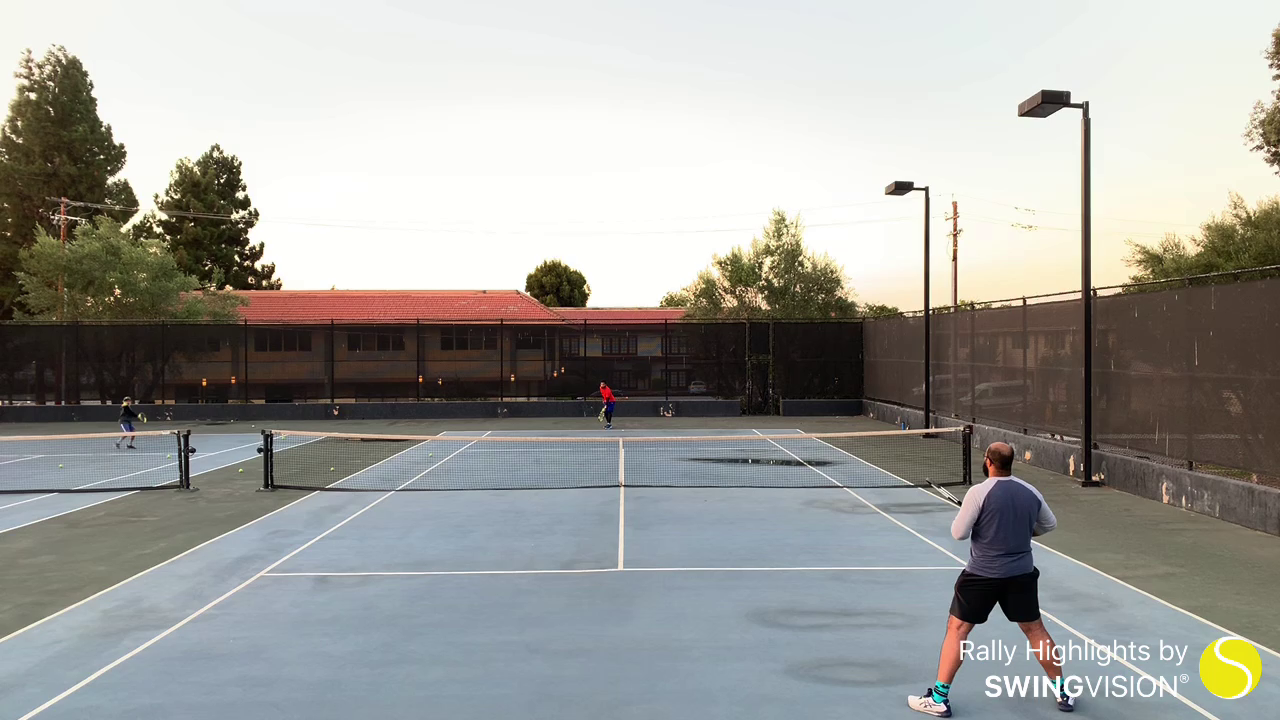
#> input picture hello.png, 1280 x 720 px
$ python erosion-dilation.py --input hello.png
#> lines starting #> are read from the running program, lines starting #| are printed output that depends on the picture
from __future__ import print_function
import cv2 as cv
import numpy as np
import argparse
erosion_size = 0
max_elem = 2
max_kernel_size = 21
title_trackbar_element_type = 'Element:\n 0: Rect \n 1: Cross \n 2: Ellipse'
title_trackbar_kernel_size = 'Kernel size:\n 2n +1'
title_erosion_window = 'Erosion Demo'
title_dilatation_window = 'Dilation Demo'
def erosion(val):
    erosion_size = cv.getTrackbarPos(title_trackbar_kernel_size, title_erosion_window)
    erosion_type = 0
    val_type = cv.getTrackbarPos(title_trackbar_element_type, title_erosion_window)
    if val_type == 0:
        erosion_type = cv.MORPH_RECT
    elif val_type == 1:
        erosion_type = cv.MORPH_CROSS
    elif val_type == 2:
        erosion_type = cv.MORPH_ELLIPSE
    element = cv.getStructuringElement(erosion_type, (2*erosion_size + 1, 2*erosion_size+1), (erosion_size, erosion_size))
    erosion_dst = cv.erode(src, element)
    cv.imshow(title_erosion_window, erosion_dst)
def dilatation(val):
    dilatation_size = cv.getTrackbarPos(title_trackbar_kernel_size, title_dilatation_window)
    dilatation_type = 0
    val_type = cv.getTrackbarPos(title_trackbar_element_type, title_dilatation_window)
    if val_type == 0:
        dilatation_type = cv.MORPH_RECT
    elif val_type == 1:
        dilatation_type = cv.MORPH_CROSS
    elif val_type == 2:
        dilatation_type = cv.MORPH_ELLIPSE
    element = cv.getStructuringElement(dilatation_type, (2*dilatation_size + 1, 2*dilatation_size+1), (dilatation_size, dilatation_size))
    dilatation_dst = cv.dilate(src, element)
    cv.imshow(title_dilatation_window, dilatation_dst)
parser = argparse.ArgumentParser(description='Code for Eroding and Dilating tutorial.')
parser.add_argument('--input', help='Path to input image.', default='LinuxLogo.jpg')
args = parser.parse_args()
src = cv.imread(cv.samples.findFile(args.input))
#> src is the input picture: shape (720, 1280, 3); mean B, G, R 154.9, 159, 159.2
if src is None:
    print('Could not open or find the image: ', args.input)
    exit(0)
cv.namedWindow(title_erosion_window)
cv.createTrackbar(title_trackbar_element_type, title_erosion_window , 0, max_elem, erosion)
#> slider 'Element:\n 0: Rect \n 1: Cross \n' is set to 1
cv.createTrackbar(title_trackbar_kernel_size, title_erosion_window , 0, max_kernel_size, erosion)
#> slider 'Kernel size:\n 2n +1' is set to 7
cv.namedWindow(title_dilatation_window)
cv.createTrackbar(title_trackbar_element_type, title_dilatation_window , 0, max_elem, dilatation)
#> slider 'Element:\n 0: Rect \n 1: Cross \n' is set to 1
cv.createTrackbar(title_trackbar_kernel_size, title_dilatation_window , 0, max_kernel_size, dilatation)
#> slider 'Kernel size:\n 2n +1' is set to 7
erosion(0)
#> in erosion, `erosion_dst = cv.erode(src, element)`:
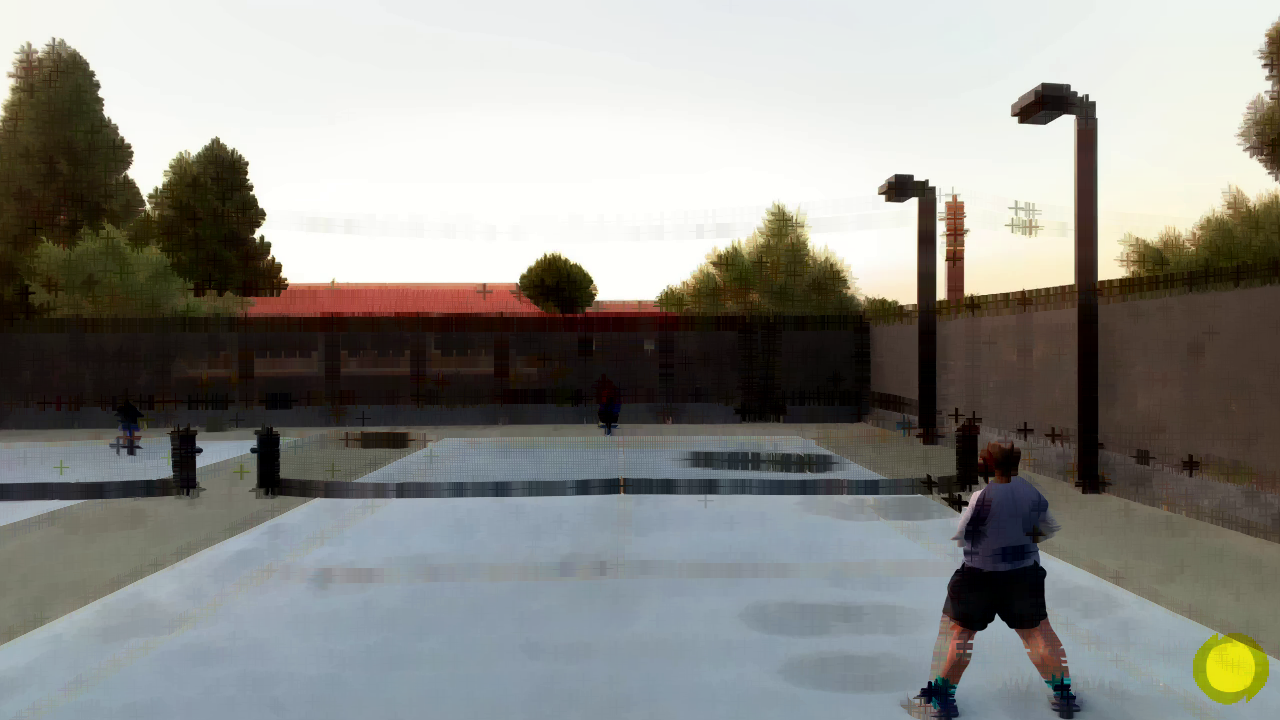
#> erosion_dst: shape (720, 1280, 3); mean B, G, R 135.8, 140.4, 140.7
dilatation(0)
#> in dilatation, `dilatation_dst = cv.dilate(src, element)`:
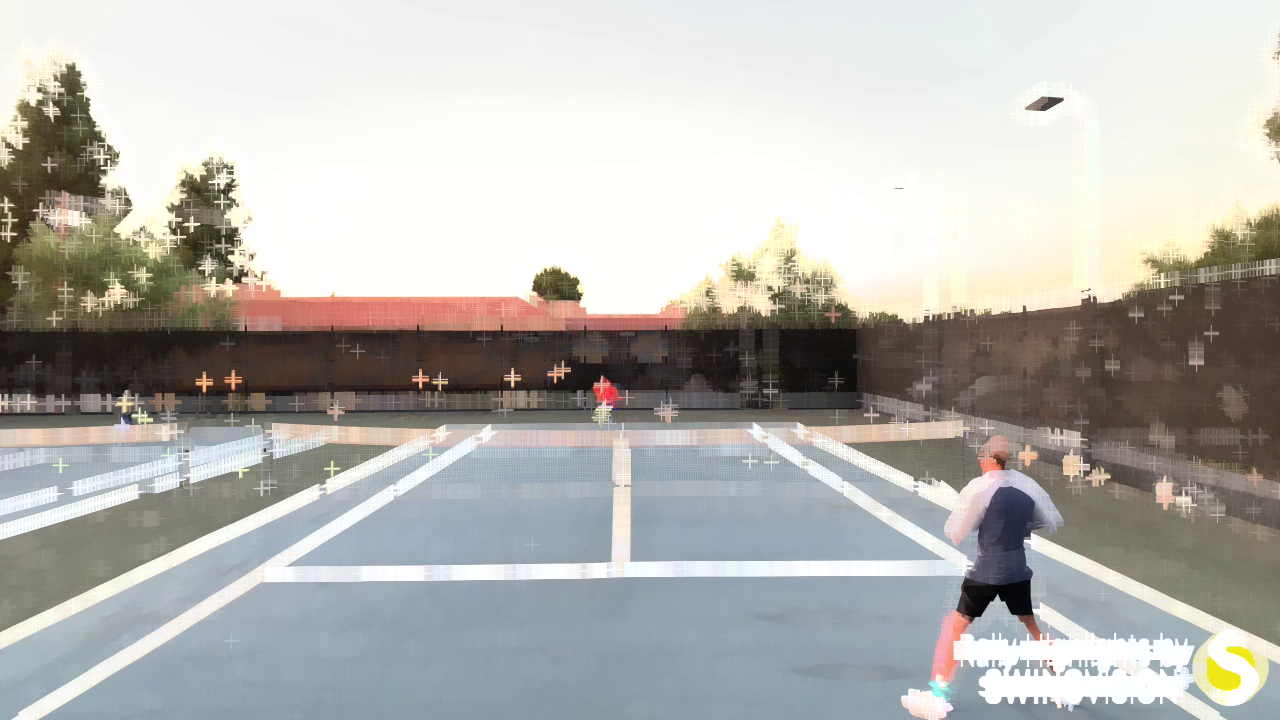
#> dilatation_dst: shape (720, 1280, 3); mean B, G, R 176.6, 180.7, 181.8
cv.waitKey()
